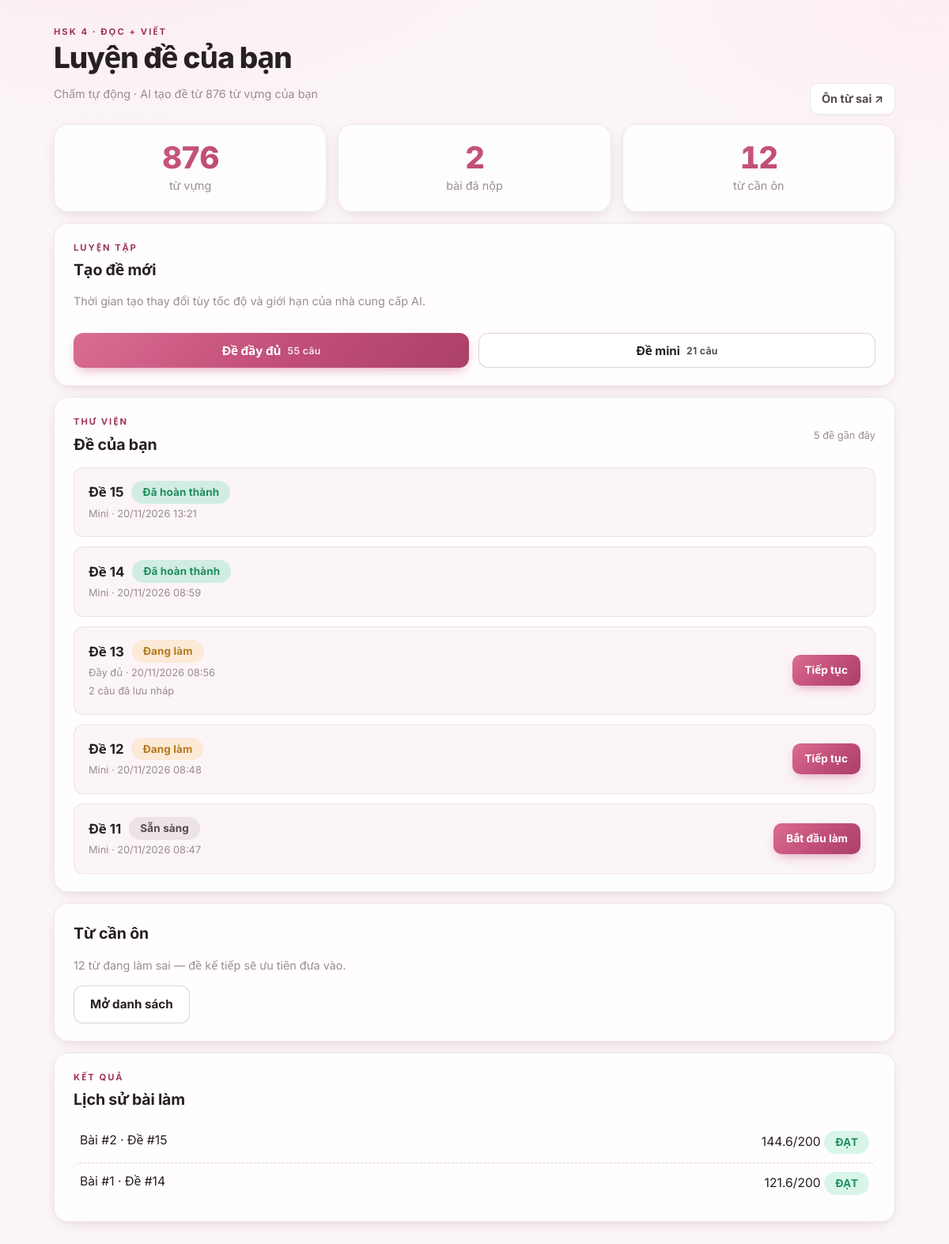
The page / on the database its author committed.
### app/models.py (models this page shows)
class Exam(SQLModel, table=True):
    __tablename__ = "exams"
    id: int | None = Field(default=None, primary_key=True)
    mode: str  # 'full' | 'mini'
    model: str
    created_at: datetime = Field(default_factory=lambda: datetime.now(timezone.utc))
    status: str = "ready"  # 'ready' | 'failed'

class Attempt(SQLModel, table=True):
    __tablename__ = "attempts"
    id: int | None = Field(default=None, primary_key=True)
    exam_id: int = Field(index=True, foreign_key="exams.id")
    started_at: datetime = Field(default_factory=lambda: datetime.now(timezone.utc))
    submitted_at: datetime | None = None
    score_reading: float | None = None
    score_writing: float | None = None
    total: float | None = None

### app/main.py (the view)
@app.get("/")
def index(request: Request, session: Session = Depends(get_session)):
    n_words = len(session.exec(select(models.Word)).all())
    attempts = session.exec(
        select(models.Attempt).where(models.Attempt.submitted_at.is_not(None))
        .order_by(models.Attempt.id.desc()).limit(10)
    ).all()
    exams = session.exec(
        select(models.Exam).where(models.Exam.status != "failed")
        .order_by(models.Exam.id.desc()).limit(30)
    ).all()
    exam_rows = []
    for exam in exams:
        latest_attempt = session.exec(
            select(models.Attempt).where(models.Attempt.exam_id == exam.id)
            .order_by(models.Attempt.id.desc())
        ).first()
        draft_count = 0
        if latest_attempt and latest_attempt.submitted_at is None:
            draft_count = len(session.exec(
                select(models.DraftAnswer).where(
                    models.DraftAnswer.attempt_id == latest_attempt.id)
            ).all())
        exam_rows.append({
            "exam": exam,
            "attempt": latest_attempt,
            "draft_count": draft_count,
            "label_no": exam.id,
        })
    n_wrong = len(review_items(session, limit=10000))
    return templates.TemplateResponse(
        request, "index.html",
        {"n_words": n_words, "n_attempts": len(attempts),
         "n_wrong": n_wrong, "history": attempts, "exams": exam_rows,
         "pass_total": PASS_TOTAL},
    )

### app/templates/index.html (shortened to what this page needs)
<!doctype html>
<html lang="vi">
<head>
<link rel="stylesheet" href="/static/style.css">
</head>
<body>
<main class="page">
  <header class="home-head">
    <div>
      <p class="eyebrow">HSK 4 · ĐỌC + VIẾT</p>
      <h1>Luyện đề của bạn</h1>
      <p class="muted">Chấm tự động · AI tạo đề từ {{ n_words }} từ vựng của bạn</p>
    </div>
    <a class="quiet-link" href="/review">Ôn từ sai <span aria-hidden="true">↗</span></a>
  </header>
  <div class="stat-grid">
    <div class="stat"><div class="n">{{ n_words }}</div><div class="muted">từ vựng</div></div>
    <div class="stat"><div class="n">{{ n_attempts }}</div><div class="muted">bài đã nộp</div></div>
    <div class="stat"><div class="n">{{ n_wrong }}</div><div class="muted">từ cần ôn</div></div>
  </div>
  <section class="card create-card">
    <div class="section-heading">
      <div>
        <p class="eyebrow">LUYỆN TẬP</p>
        <h2>Tạo đề mới</h2>
        <p class="muted">Thời gian tạo thay đổi tùy tốc độ và giới hạn của nhà cung cấp AI.</p>
      </div>
    </div>
    <div class="form-actions">
      <form method="post" action="/exams" class="generation-form">
        <button type="submit" class="btn"><span>Đề đầy đủ</span><small>55 câu</small></button>
      </form>
      <form method="post" action="/exams" class="generation-form">
        <button type="submit" class="btn ghost"><span>Đề mini</span><small>21 câu</small></button>
      </form>
    </div>
  </section>
  {% if exams %}
  <section class="card">
    <div class="section-heading">
      <div><p class="eyebrow">THƯ VIỆN</p><h2>Đề của bạn</h2></div>
      <span class="muted small">{{ exams|length }} đề gần đây</span>
    </div>
    <div class="exam-list">
      {% for row in exams %}
      {% set e = row.exam %}
      <article class="exam-row">
        <div class="exam-row-main">
          <div class="exam-title-line">
            <h3>Đề {{ row.label_no }}</h3>
            <span class="badge status-{{ e.status }}">
              {% if e.status == "ready" %}Sẵn sàng
              {% elif e.status == "in_progress" %}Đang làm
              {% elif e.status == "done" %}Đã hoàn thành
              {% else %}Sinh lỗi{% endif %}
            </span>
          </div>
          <p class="muted small">{{ "Đầy đủ" if e.mode == "full" else "Mini" }} · {{ e.created_at.strftime("%d/%m/%Y %H:%M") }}</p>
          {% if e.status == "in_progress" and row.draft_count %}<p class="muted small">{{ row.draft_count }} câu đã lưu nháp</p>{% endif %}
        </div>
        <div class="exam-row-actions">
          {% if e.status in ["ready", "in_progress"] %}
          <a class="btn small-action" href="/exams/{{ e.id }}">{{ "Bắt đầu làm" if e.status == "ready" else "Tiếp tục" }}</a>
          {% elif e.status == "done" and row.attempt and row.attempt.submitted_at %}
          <a class="btn small-action" href="/attempts/{{ row.attempt.id }}">Xem kết quả</a>
          <a class="btn ghost small-action" href="/exams/{{ e.id }}?retake=1">Làm lại</a>
          {% endif %}
        </div>
      </article>
      {% endfor %}
    </div>
  </section>
  {% endif %}
  {% if n_wrong %}
  <section class="card review-card">
    <div><h2>Từ cần ôn</h2><p class="muted">{{ n_wrong }} từ đang làm sai — đề kế tiếp sẽ ưu tiên đưa vào.</p></div>
    <a class="btn ghost" href="/review">Mở danh sách</a>
  </section>
  {% endif %}
  {% if history %}
  <section class="card">
    <div class="section-heading"><div><p class="eyebrow">KẾT QUẢ</p><h2>Lịch sử bài làm</h2></div></div>
    <div class="hist">
      {% for a in history %}
      <a href="/attempts/{{ a.id }}">
        <span>Bài #{{ a.id }} · Đề #{{ a.exam_id }}</span>
        <span>
          {% if a.total is not none %}
          {{ a.total }}/200
          {% if a.total >= pass_total %}<span class="badge ok">ĐẠT</span>
          {% else %}<span class="badge bad">CHƯA ĐẠT</span>{% endif %}
          {% endif %}
        </span>
      </a>
      {% endfor %}
    </div>
  </section>
  {% endif %}
</main>
</body>
</html>

### rows shown on the page
Exam: mode "Mini", created_at "20/11/2026 13:21"
Exam: mode "Mini", created_at "20/11/2026 08:59"
Exam: mode "Đầy đủ", created_at "20/11/2026 08:56", status "Tiếp tục"
Exam: mode "Mini", created_at "20/11/2026 08:48", status "Tiếp tục"
Exam: mode "Mini", created_at "20/11/2026 08:47", status "Bắt đầu làm"
Attempt: id "2", exam_id "15", total "144.6", shows "ĐẠT"
Attempt: id "1", exam_id "14", total "121.6", shows "ĐẠT"

### other values the page prints
{{ n_words }} "876"
{{ exams|length }} "5"
{{ row.label_no }} "15" "14" "13" "12" "11"
{{ row.draft_count }} "2"
{{ n_wrong }} "12"
